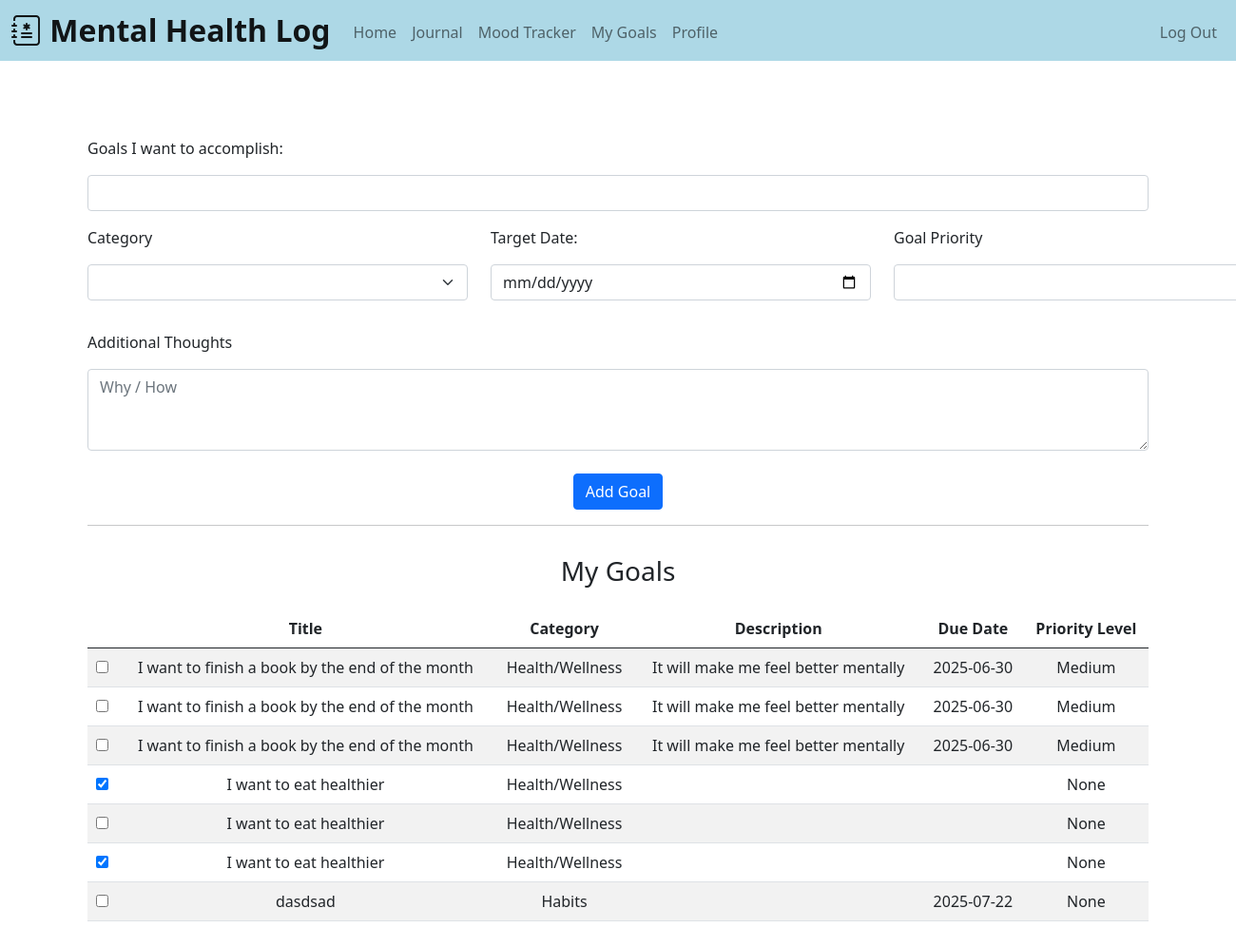
The page /goals (signed in) on the database its author committed.
### tables this page shows
CREATE TABLE goals (
        id INTEGER PRIMARY KEY,
        user_id INTEGER NOT NULL,
        goal_title TEXT NOT NULL,
        category TEXT NOT NULL,
        description TEXT,
        due_date DATE,
        priority TEXT CHECK (priority IN ('Low', 'Medium', 'High')) DEFAULT 'Medium',
        completed BOOLEAN DEFAULT 0,
        FOREIGN KEY (user_id) REFERENCES users(id)
    );

### app.py (the view, shortened to what this page needs)
@app.route("/goals", methods=["GET", "POST"])
@login_required
def goal_tracker():
    conn = db_connection()
    cur = conn.cursor()
    cur.execute("SELECT * FROM goals WHERE user_id = ?", (session["user_id"],))
    goals_data = cur.fetchall()
    conn.close()
    today = date.today()
    return render_template("goal.html", goals=goals_data, today=today, categories=CATEGORIES, priorities=PRIORITIES)

### helper.py (called while the page is built)
def db_connection():
    conn = sqlite3.connect('mental_health.db')
    conn.row_factory = sqlite3.Row
    return conn

def login_required(f):
    @wraps(f)
    def decorated_function(*args, **kwargs):
        if session.get("user_id") is None:
            return redirect("/login")
        return f(*args, **kwargs)
    return decorated_function

### templates/goal.html (shortened to what this page needs)
{% extends "layout.html" %}
{% block main %}
    <form action="/goals" method="post" class="js-goal-form">
        <div class="am-1">Goals I want to accomplish:</div>
        <div class="mb-3">
            <input autocomplete="off" class="form-control" name="set_goals" type="text">
        </div>
        <div class="mb-3 d-flex justify-content gap-4">
            <div>
                <div class="am-1">Category</div>
                <select class="form-select mb-3 custom-width4" id="category" name="category">
                    <option disabled selected value=""></option>
                    {% for category in categories %}
                        <option value="{{ category }}">{{ category }}</option>
                    {% endfor %}
                </select>
            </div>
            <div>
                <div class="am-1">Target Date:</div>
                <input class="form-control mb-3 custom-width4" name="date" type="date" min="{{ today }}">
            </div>
            <div>
                <div class="am-1">Goal Priority</div>
                <select class="form-select mb-3 custom-width4" id="priority" name="priority">
                    <option disabled selected value=""></option>
                    {% for priority in priorities %}
                        <option value="{{ priority }}">{{ priority }}</option>
                    {% endfor %}
                </select>
            </div>
        </div>
        <div class="am-1">Additional Thoughts</div>
        <div class="mb-4">
            <textarea autocomplete="off" class="form-control" name="description" rows="3" placeholder="Why / How"></textarea>
        </div>
        <div class="text-end text-center">
            <button class="btn btn-primary" type="submit">Add Goal</button>
        </div>
    </form>
    <hr>
    <h3 style="padding-top: 15px; padding-bottom: 15px;">My Goals</h3>
    <table class="table table-striped">
        <thead>
            <tr>
                <th></th>
                <th>Title</th>
                <th>Category</th>
                <th>Description</th>
                <th>Due Date</th>
                <th>Priority Level</th>
            </tr>
        </thead>
        <tbody>
            {% for goal in goals %}
                <tr>
                    <td>
                        <form action="/complete_goal" method="post">
                            <input type="checkbox" name="completed" onchange="this.form.submit()" {% if goal['completed'] %}checked{% endif %}>
                        </form>
                    </td>
                    <td>{{ goal['goal_title'] }}</td>
                    <td>{{ goal['category'] }}</td>
                    <td>{{ goal['description'] }}</td>
                    <td>{{ goal['due_date'] }}</td>
                    <td>{{ goal['priority'] }}</td>
                </tr>
            {% endfor %}
        </tbody>
    </table>
{% endblock %}

### static/style.css (style rules this page uses)
.am-1 { text-align: left; margin-bottom: 1rem; }
.custom-width4 { width: 400px; }

### rows shown on the page
goals: goal_title "I want to finish a book by the end of the month", category "Health/Wellness", description "It will make me feel better mentally", due_date "2025-06-30", priority "Medium"
goals: goal_title "I want to finish a book by the end of the month", category "Health/Wellness", description "It will make me feel better mentally", due_date "2025-06-30", priority "Medium"
goals: goal_title "I want to finish a book by the end of the month", category "Health/Wellness", description "It will make me feel better mentally", due_date "2025-06-30", priority "Medium"
goals: completed "☑", goal_title "I want to eat healthier", category "Health/Wellness", priority "None"
goals: goal_title "I want to eat healthier", category "Health/Wellness", priority "None"
goals: completed "☑", goal_title "I want to eat healthier", category "Health/Wellness", priority "None"
goals: goal_title "dasdsad", category "Habits", due_date "2025-07-22", priority "None"
